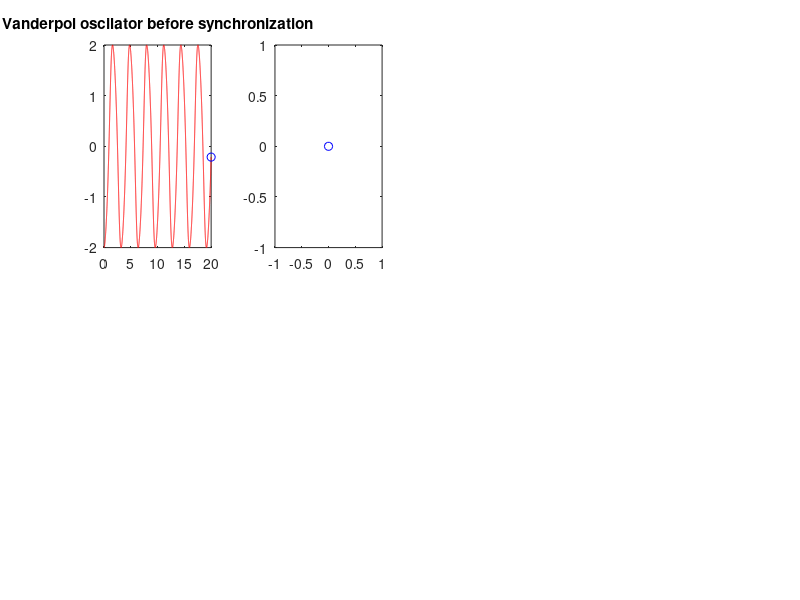

This chart was generated by the following MATLAB code: (Note: this script raises an error after producing the figure.)
clear; close all;clc;
%-----------------------------------------------------------------------------------------------------------%
 %initial conditions
h=0.001; T=20;
x1_k0=-2;     x2_k0=0;   y1_k0=0;      y2_k0=0; 
m1_k0=x1_k0;  m2_k0=0;   n1_k0=y1_k0;  n2_k0=0;
a1_k0=x1_k0;  a2_k0=0;   b1_k0=y1_k0;  b2_k0=0; 
s1_k0=x1_k0;  s2_k0=0;   r1_k0=y1_k0;  r2_k0=0; 
%------------------------------------------------------------------------------------------------------------%
 %parameter declaration
omega_x=2; alpha_x=1; g=9.81; l_y=5; K1=100.5; K2=50.5;
%------------------------------------------------------------------------------------------------------------%
 for i=0:h:T
%------------------------------------------------------------------------------------------------------------%
  % Vanderpol oscilator 
    x1_k1=x1_k0 + h*x2_k0;
    x2_k1=x2_k0 - h*(alpha_x*(x1_k1^2 - 1)*x2_k0 + omega_x^2*x1_k1);
%------------------------------------------------------------------------------------------------------------%
  % oscillator two
    y1_k1=y1_k0 + h*y2_k0;
    y2_k1=y2_k0 - h*(g/l_y)*sin(y1_k1);
%------------------------------------------------------------------------------------------------------------%
  % complete synchronization oscillator 
    m1_k1=m1_k0 + h*m2_k0;
    m2_k1=m2_k0 - h*(alpha_x*(m1_k1^2 - 1)*m2_k0 + omega_x^2*m1_k1 - K1*(n2_k0 - m2_k0));
    n1_k1=n1_k0 + h*n2_k0;
    n2_k1=n2_k0 - h*((g/l_y)*sin(n1_k1) - K2*(m2_k0 - n2_k0));
%------------------------------------------------------------------------------------------------------------%
% complete anti-synchronization oscillator
    s1_k1=s1_k0 + h*s2_k0;
    s2_k1=m2_k0 - h*(alpha_x*(s1_k1^2 - 1)*s2_k0 + omega_x^2*s1_k1 + K1*(r2_k0 + s2_k0));
    r1_k1=r1_k0 + h*r2_k0;
    r2_k1=r2_k0 - h*((g/l_y)*sin(r1_k1) + K2*(r2_k0 + s2_k0));
%------------------------------------------------------------------------------------------------------------%
% oscilator 'b' follow oscilator 'x'
    a1_k1=a1_k0 + h*a2_k0;
    a2_k1=a2_k0 - h*(alpha_x*(a1_k1^2 - 1)*a2_k0 + omega_x^2*a1_k1 - K1*(y2_k0 - a2_k0));
    b1_k1=b1_k0 + h*b2_k0;
    b2_k1=b2_k0 - h*((g/l_y)*sin(b1_k1) - K1*(x2_k0 - b2_k0));
%------------------------------------------------------------------------------------------------------------%
  %handling output data
ind=round((1 + (i*(1/h))));
data.t(ind)=i;
data.x1(ind)=x1_k1; data.x2(ind)=x2_k1;
data.y1(ind)=y1_k1; data.y2(ind)=y2_k1;
data.m1(ind)=m1_k1; data.m2(ind)=m2_k1;
data.n1(ind)=n1_k1; data.n2(ind)=n2_k1;
data.s1(ind)=s1_k1; data.s2(ind)=s2_k1;
data.r1(ind)=r1_k1; data.r2(ind)=r2_k1;
data.a1(ind)=a1_k1; data.a2(ind)=a2_k1;
data.b1(ind)=b1_k1; data.b2(ind)=b2_k1;
%------------------------------------------------------------------------------------------------------------%
% state assigniment
x1_k0=x1_k1;        x2_k0=x2_k1;
y1_k0=y1_k1;        y2_k0=y2_k1;
m1_k0=m1_k1;        m2_k0=m2_k1;
n1_k0=n1_k1;        n2_k0=n2_k1;
a1_k0=a1_k1;        a2_k0=a2_k1;
b1_k0=b1_k1;        b2_k0=b2_k1;
s1_k0=s1_k1;        s2_k0=s2_k1;
r1_k0=r1_k1;        r2_k0=r2_k1;
%------------------------------------------------------------------------------------------------------------%
 end
%------------------------------------------------------------------------------------------------------------%
 %Original Systems
    figure('color','white','Name','Pendulum and Vander Pol Oscillator ','NumberTitle','off')
    subplot(2,4,1)
    comet(data.t, data.x1,0.5)
    title('Vanderpol oscilator before synchronization')
    subplot(2,4,2)
    comet(data.t, data.y1,0.5)
    title('Pendulum before synchronization')
    subplot(2,4,3)
    comet(data.t, [data.m1,data.n1],0.5)
    title('Vanderpol oscilator after synchronization')
    subplot(2,4,4)
    comet(data.t, data.n1,0.5)
    title('Pendulum after synchronization')
    subplot(2,4,5)
    comet(data.t, data.s1,0.5)
    title('Vanderpol oscilator after anti-synchronization')
    subplot(2,4,6)
    comet(data.t, data.r1,0.5)
    title('Pendulum after anti-synchronization')
    subplot(2,4,7)
    comet(data.t, data.b1,0.5)
    title('Pendulum after being a follower')
    subplot(2,4,8)
    comet(data.t, data.a1,0.5)
    title('Vanderpol oscilator after being a follower')
%------------------------------------------------------------------------------------------------------------%